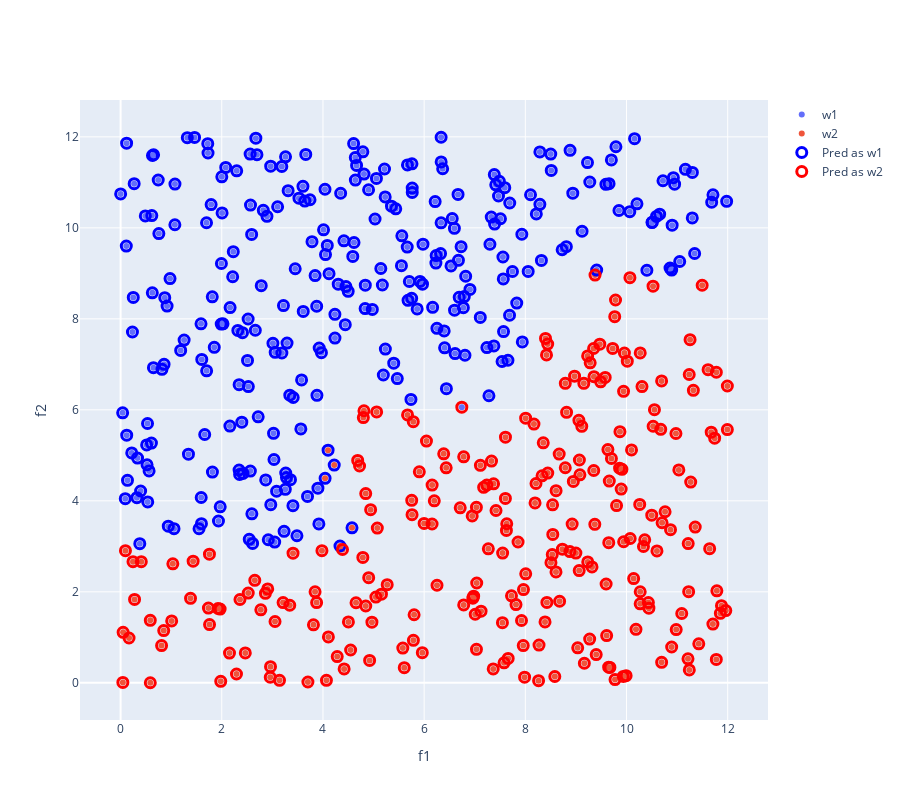

Here is the notebook cell this chart was saved with:
### Code cell
fig=go.Figure()
fig.add_trace(go.Scatter(x=Xte.T[0, ixW1Te],y=Xte.T[1, ixW1Te],name='w1'))
fig.add_trace(go.Scatter(x=Xte.T[0, ixW2Te],y=Xte.T[1, ixW2Te],name='w2'))


fig.add_trace(go.Scatter(x=Xte.T[0, ixW1pTe],y=Xte.T[1, ixW1pTe],name='Pred as w1',
                         marker_size=10,marker_symbol="circle-open",marker=dict(color="blue",
                                                                                line=dict(width=3,color='blue'))))
fig.add_trace(go.Scatter(x=Xte.T[0, ixW2pTe],y=Xte.T[1, ixW2pTe],name='Pred as w2',
                         marker_size=10,marker_symbol="circle-open",marker=dict(color="red",
                                                                                line=dict(width=3,color='red'))))
fig.update_traces(mode='markers')
fig.update_xaxes(title_text="f1")
fig.update_yaxes(title_text="f2")
fig.update_layout(autosize=False,width=900,height=800)
fig.show()

### Figure 1 — Plotly figure (JSON) as saved in the notebook; plotly's stock layout.template omitted (floating-point values rounded to 4 significant figures; data arrays with more than 128 entries replaced by an {"elided": "..."} marker saying what was removed)
{"data": [{"mode": "markers", "name": "w1", "type": "scatter", "x": {"elided": "285 float values"}, "y": {"elided": "285 float values"}}, {"mode": "markers", "name": "w2", "type": "scatter", "x": {"elided": "255 float values"}, "y": {"elided": "255 float values"}}, {"marker": {"color": "blue", "line": {"color": "blue", "width": 3}, "size": 10, "symbol": "circle-open"}, "mode": "markers", "name": "Pred as w1", "type": "scatter", "x": {"elided": "289 float values"}, "y": {"elided": "289 float values"}}, {"marker": {"color": "red", "line": {"color": "red", "width": 3}, "size": 10, "symbol": "circle-open"}, "mode": "markers", "name": "Pred as w2", "type": "scatter", "x": {"elided": "251 float values"}, "y": {"elided": "251 float values"}}], "layout": {"autosize": false, "height": 800, "width": 900, "xaxis": {"autorange": true, "range": [-0.8037, 12.8], "title": {"text": "f1"}, "type": "linear"}, "yaxis": {"autorange": true, "range": [-0.8173, 12.81], "title": {"text": "f2"}, "type": "linear"}}}
